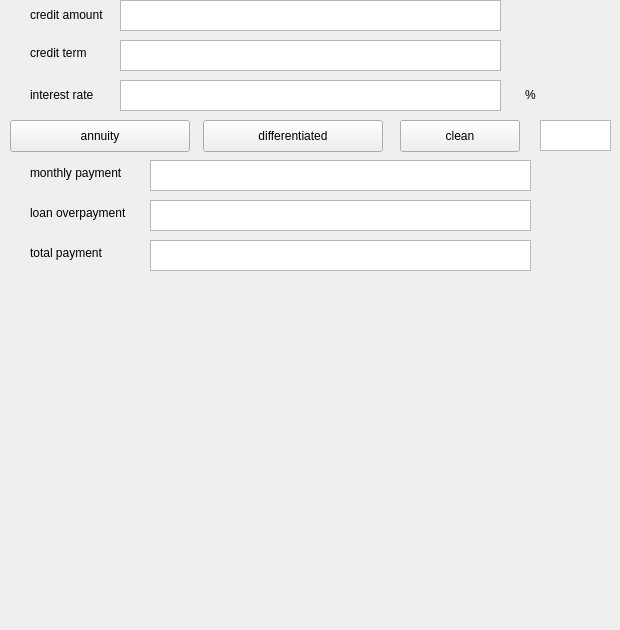
   <widget class="QWidget" name="tab">
    <attribute name="title">
     <string>Credit</string>
    </attribute>
    <widget class="QTextEdit" name="input_amount">
     <property name="geometry">
      <rect>
       <x>120</x>
       <y>0</y>
       <width>381</width>
       <height>31</height>
      </rect>
     </property>
    </widget>
    <widget class="QTextEdit" name="input_term">
     <property name="geometry">
      <rect>
       <x>120</x>
       <y>40</y>
       <width>381</width>
       <height>31</height>
      </rect>
     </property>
    </widget>
    <widget class="QTextEdit" name="input_rate">
     <property name="geometry">
      <rect>
       <x>120</x>
       <y>80</y>
       <width>381</width>
       <height>31</height>
      </rect>
     </property>
    </widget>
    <widget class="QLabel" name="label_6">
     <property name="geometry">
      <rect>
       <x>30</x>
       <y>5</y>
       <width>91</width>
       <height>20</height>
      </rect>
     </property>
     <property name="text">
      <string>credit amount</string>
     </property>
    </widget>
    <widget class="QLabel" name="label_7">
     <property name="geometry">
      <rect>
       <x>30</x>
       <y>45</y>
       <width>81</width>
       <height>16</height>
      </rect>
     </property>
     <property name="text">
      <string>credit term</string>
     </property>
    </widget>
    <widget class="QLabel" name="label_8">
     <property name="geometry">
      <rect>
       <x>30</x>
       <y>85</y>
       <width>81</width>
       <height>20</height>
      </rect>
     </property>
     <property name="text">
      <string>interest rate</string>
     </property>
    </widget>
    <widget class="QTextBrowser" name="out_month">
     <property name="geometry">
      <rect>
       <x>150</x>
       <y>160</y>
       <width>381</width>
       <height>31</height>
      </rect>
     </property>
    </widget>
    <widget class="QTextBrowser" name="out_over">
     <property name="geometry">
      <rect>
       <x>150</x>
       <y>200</y>
       <width>381</width>
       <height>31</height>
      </rect>
     </property>
    </widget>
    <widget class="QTextBrowser" name="out_total">
     <property name="geometry">
      <rect>
       <x>150</x>
       <y>240</y>
       <width>381</width>
       <height>31</height>
      </rect>
     </property>
    </widget>
    <widget class="QLabel" name="label_9">
     <property name="geometry">
      <rect>
       <x>30</x>
       <y>165</y>
       <width>131</width>
       <height>16</height>
      </rect>
     </property>
     <property name="text">
      <string>monthly payment</string>
     </property>
    </widget>
    <widget class="QLabel" name="label_10">
     <property name="geometry">
      <rect>
       <x>30</x>
       <y>205</y>
       <width>111</width>
       <height>16</height>
      </rect>
     </property>
     <property name="text">
      <string>loan overpayment</string>
     </property>
    </widget>
    <widget class="QLabel" name="label_11">
     <property name="geometry">
      <rect>
       <x>30</x>
       <y>245</y>
       <width>111</width>
       <height>16</height>
      </rect>
     </property>
     <property name="text">
      <string>total payment</string>
     </property>
    </widget>
    <widget class="QPushButton" name="btn_annuity">
     <property name="geometry">
      <rect>
       <x>10</x>
       <y>120</y>
       <width>180</width>
       <height>32</height>
      </rect>
     </property>
     <property name="text">
      <string>annuity</string>
     </property>
    </widget>
    <widget class="QPushButton" name="btn_diff">
     <property name="geometry">
      <rect>
       <x>203</x>
       <y>120</y>
       <width>180</width>
       <height>32</height>
      </rect>
     </property>
     <property name="text">
      <string>differentiated</string>
     </property>
    </widget>
    <widget class="QPushButton" name="btn_clean_credit">
     <property name="geometry">
      <rect>
       <x>400</x>
       <y>120</y>
       <width>120</width>
       <height>32</height>
      </rect>
     </property>
     <property name="text">
      <string>clean</string>
     </property>
    </widget>
    <widget class="QTextBrowser" name="error_credit">
     <property name="geometry">
      <rect>
       <x>540</x>
       <y>120</y>
       <width>71</width>
       <height>31</height>
      </rect>
     </property>
    </widget>
    <widget class="QLabel" name="label_12">
     <property name="geometry">
      <rect>
       <x>525</x>
       <y>87</y>
       <width>58</width>
       <height>16</height>
      </rect>
     </property>
     <property name="text">
      <string>%</string>
     </property>
    </widget>
    <widget class="QLabel" name="label_13">
     <property name="geometry">
      <rect>
       <x>20</x>
       <y>280</y>
       <width>591</width>
       <height>341</height>
      </rect>
     </property>
     <property name="text">
      <string/>
     </property>
    </widget>
   </widget>
